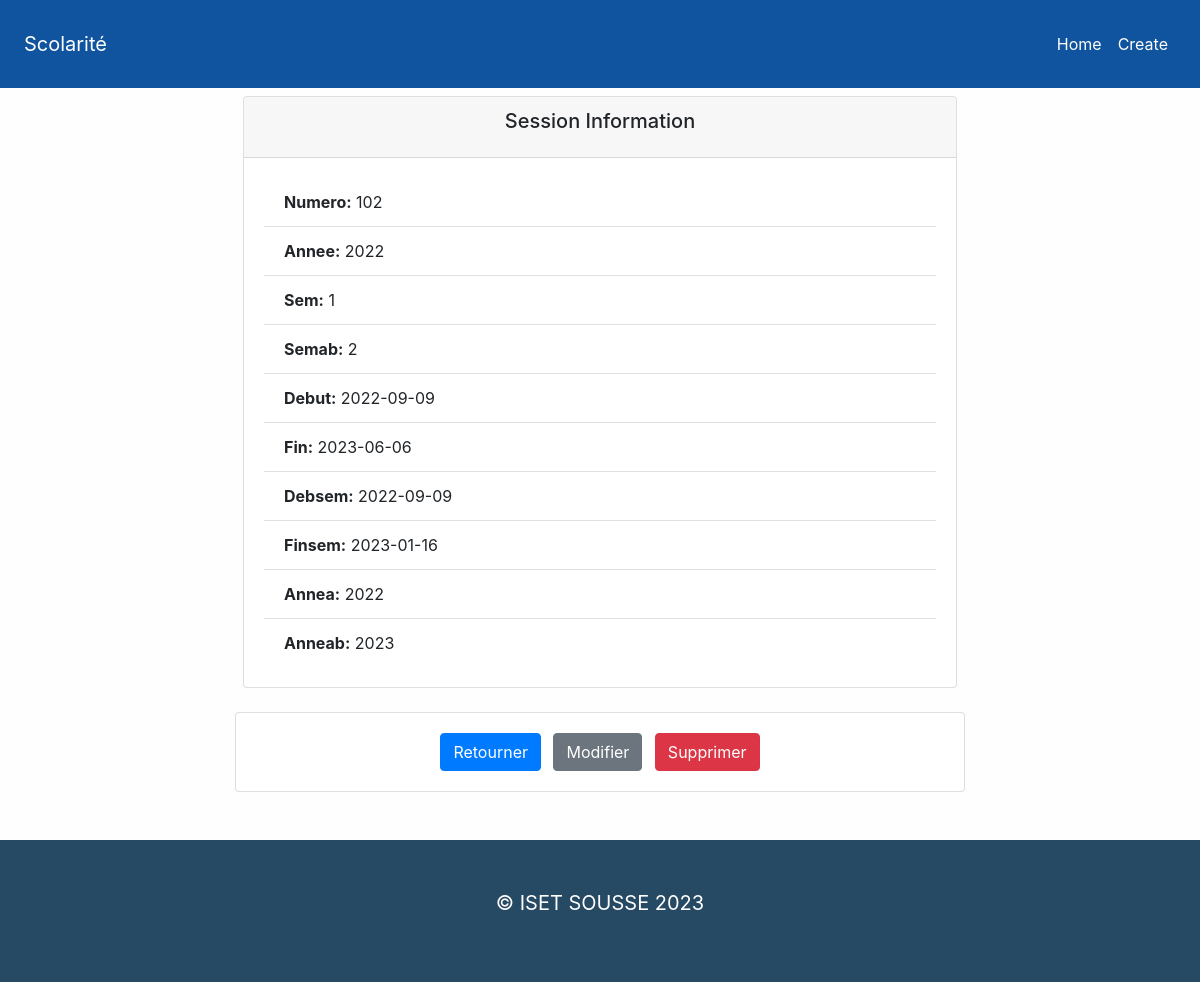
/Session.php?id=102, run on the app's committed database.
### tables this page shows
CREATE TABLE `session` (
  `Numero` int(11) NOT NULL,
  `Annee` char(5) NOT NULL,
  `Sem` char(1) NOT NULL,
  `SemAb` char(1) DEFAULT NULL,
  `Debut` date DEFAULT NULL,
  `Fin` date DEFAULT NULL,
  `Debsem` date DEFAULT NULL,
  `Finsem` date DEFAULT NULL,
  `Annea` char(5) DEFAULT NULL,
  `Anneab` char(5) DEFAULT NULL
);

### lib/template.php (called while the page is built, shortened)
<?php class Template
{
    protected $template;
    public function __construct($template)
    {
        $this->template = $template;
    }
    public function __toString()
    {
        include basename($this->template);
        return ob_get_clean();
    }
}

### config/init.php (called while the page is built, shortened)
<?php
function my_autoload_register ($class_name) {
    $filename = 'lib/' .$class_name. '.php';
}

### lib/database.php (called while the page is built, shortened)
<?php
class Database
{
  private $host = DB_HOST;
  private $user = DB_USER;
  private $pass = DB_PASS;
  private $dbname = DB_NAME;
  private $dbh;
  private $stmt;
  public function __construct()
  {
    $dsn = 'mysql:host=' . $this->host . ';dbname=' . $this->dbname;
    $options = array(
      PDO::ATTR_PERSISTENT => true,
      PDO::ATTR_ERRMODE => PDO::ERRMODE_EXCEPTION
    );
    try {
      $this->dbh = new PDO($dsn, $this->user, $this->pass, $options);
    } catch (PDOException $e) {
      $this->error = $e->getMessage();
    }
  }
  public function query($query)
  {
    $this->stmt = $this->dbh->prepare($query);
  }
  public function bind($param, $value, $type = null)
  {
    if (is_null($type)) {
      switch (true) {
        default:
          $type = PDO::PARAM_STR;
      }
    }
    $this->stmt->bindValue($param, $value, $type);
  }
  public function execute()
  {
    return $this->stmt->execute();
  }
  public function single()
  {
    $this->execute();
    return $this->stmt->fetch(PDO::FETCH_OBJ);
  }
}

### lib/Session.php (called while the page is built, shortened)
<?php
class Session
{
    private $db;
    public function __construct()
    {
        $this->db = new Database;
    }
    public function getSession($Numero)
    {
        $this->db->query("SELECT * FROM session WHERE Numero = :Numero");
        $this->db->bind(':Numero', $Numero);
        $results = $this->db->single();
        return $results;
    }
}

### templates/session-single.php (the view, shortened to what this page needs)
<?php include_once 'inc/header.php'; ?>
<div class="container">
    <div class="row">
        <div class="col-md-8 offset-md-2">
            <div class="card m-2">
                <div class="card-header text-center">
                    <h5 class="card-title">Session Information</h5>
                </div>
                <div class="card-body">
                    <ul class="list-group list-group-flush">
                        <li class="list-group-item"><strong>Numero:</strong> <?php echo $session->Numero; ?></li>
                        <li class="list-group-item"><strong>Annee:</strong> <?php echo $session->Annee; ?></li>
                        <li class="list-group-item"><strong>Sem:</strong> <?php echo $session->Sem; ?></li>
                        <li class="list-group-item"><strong>Semab:</strong> <?php echo $session->SemAb; ?></li>
                        <li class="list-group-item"><strong>Debut:</strong> <?php echo $session->Debut; ?></li>
                        <li class="list-group-item"><strong>Fin:</strong> <?php echo $session->Fin; ?></li>
                        <li class="list-group-item"><strong>Debsem:</strong> <?php echo $session->Debsem; ?></li>
                        <li class="list-group-item"><strong>Finsem:</strong> <?php echo $session->Finsem; ?></li>
                        <li class="list-group-item"><strong>Annea:</strong> <?php echo $session->Annea; ?></li>
                        <li class="list-group-item"><strong>Anneab:</strong> <?php echo $session->Anneab; ?></li>
                    </ul>
                </div>
            </div>
        </div>
    </div>
    <div class="row mt-3">
        <div class="col-md-8 offset-md-2">
            <div class="card">
                <div class="card-body text-center">
                    <a href="index.php" class="btn btn-primary mr-2">Retourner</a>
                    <a href="edit.php?id=<?php echo $session->Numero; ?>" class="btn btn-secondary mr-2">Modifier</a>
                    <form style="display: inline;" method="post" action="Session.php">
                        <input type="submit" class="btn btn-danger" value="Supprimer">
                    </form>
                </div>
            </div>
        </div>
    </div>
</div>
<?php include_once 'inc/footer.php'; ?>

### css/styles.css (style rules this page uses)
body { background-color: #FEFEFE; }

### templates/inc/header.php (style rules this page uses)
body { background-color: #FEFEFE; }

### data on the page
session: Numero "102", Annee "2022", Sem "1", SemAb "2", Debut "2022-09-09", Fin "2023-06-06", Debsem "2022-09-09", Finsem "2023-01-16", Annea "2022", Anneab "2023"

### other printed values
SITE_TITLE "Scolarité"
